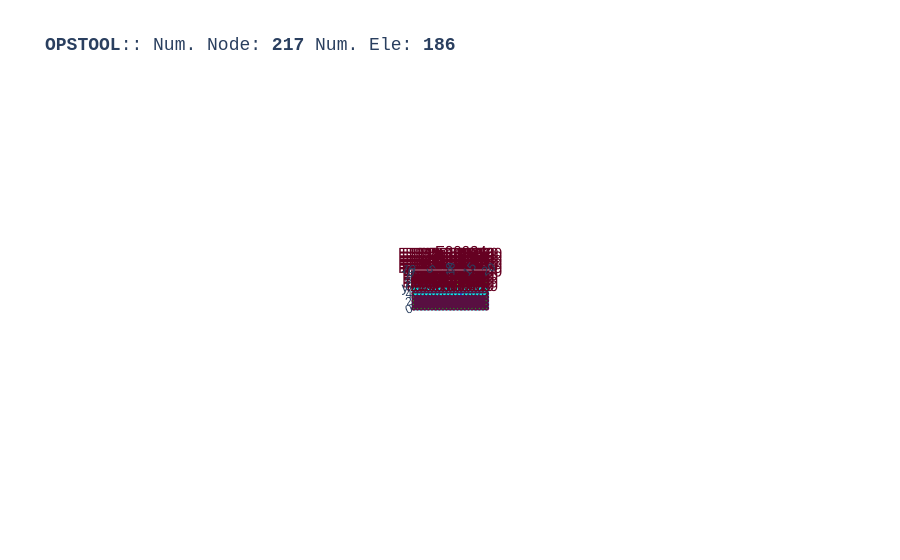

Here is the notebook cell this chart was saved with:
### Code cell
opst.vis.plotly.plot_model(show_node_numbering=False, show_ele_numbering=True, show_nodal_loads = False)

### Figure 1 — Plotly figure (JSON) as saved in the notebook; plotly's stock layout.template omitted (floating-point values rounded to 4 significant figures; data arrays with more than 128 entries replaced by an {"elided": "..."} marker saying what was removed)
{"data": [{"color": "#00FFFF", "hoverinfo": "skip", "i": {"elided": "344 int values"}, "j": {"elided": "344 int values"}, "k": {"elided": "344 int values"}, "name": "FourNodeQuadUP", "opacity": 1, "type": "mesh3d", "x": {"elided": "688 float values"}, "y": {"elided": "688 float values"}, "z": {"elided": "688 float values"}}, {"connectgaps": false, "hoverinfo": "skip", "line": {"color": "black", "width": 1}, "mode": "lines", "name": "Edge", "type": "scatter3d", "x": {"elided": "1032 float values"}, "y": {"elided": "1032 float values"}, "z": {"elided": "1032 float values"}}, {"connectgaps": false, "hoverinfo": "skip", "line": {"color": "#0652ff", "width": 5}, "mode": "lines", "name": "DispBeamColumn2d", "type": "scatter3d", "x": [13.0, 13.0, NaN, 13.0, 13.0, NaN, 13.0, 13.0, NaN, 13.0, 13.0, NaN, 13.0, 13.0, NaN, 13.0, 13.0, NaN, 13.0, 13.0, NaN, 13.0, 13.0, NaN, 13.0, 13.0, NaN], "y": [1.0, 2.0, NaN, 2.0, 3.0, NaN, 3.0, 4.0, NaN, 4.0, 5.0, NaN, 5.0, 6.0, NaN, 6.0, 7.0, NaN, 7.0, 8.0, NaN, 8.0, 9.0, NaN, 9.0, 10.0, NaN], "z": [0.0, 0.0, NaN, 0.0, 0.0, NaN, 0.0, 0.0, NaN, 0.0, 0.0, NaN, 0.0, 0.0, NaN, 0.0, 0.0, NaN, 0.0, 0.0, NaN, 0.0, 0.0, NaN, 0.0, 0.0, NaN]}, {"connectgaps": false, "hoverinfo": "skip", "line": {"color": "#39FF14", "width": 5}, "mode": "lines", "name": "ZeroLengthContact2D", "type": "scatter3d", "x": [13.0, 13.0, NaN, 13.0, 13.0, NaN, 13.0, 13.0, NaN, 13.0, 13.0, NaN, 13.0, 13.0, NaN], "y": [6.0, 6.0, NaN, 7.0, 7.0, NaN, 8.0, 8.0, NaN, 9.0, 9.0, NaN, 10.0, 10.0, NaN], "z": [0.0, 0.0, NaN, 0.0, 0.0, NaN, 0.0, 0.0, NaN, 0.0, 0.0, NaN, 0.0, 0.0, NaN]}, {"customdata": {"elided": "172 str values"}, "hovertemplate": "%{customdata}", "marker": {"color": "#00FFFF", "size": 3, "symbol": "diamond-open"}, "mode": "markers", "name": "FourNodeQuadUP", "type": "scatter3d", "x": {"elided": "172 float values"}, "y": {"elided": "172 float values"}, "z": {"elided": "172 float values"}}, {"customdata": ["eleTag: 8051<br>connectedNodes:<br> [233 234]", "eleTag: 8052<br>connectedNodes:<br> [234 235]", "eleTag: 8053<br>connectedNodes:<br> [235 236]", "eleTag: 8054<br>connectedNodes:<br> [236 237]", "eleTag: 8055<br>connectedNodes:<br> [237 238]", "eleTag: 8056<br>connectedNodes:<br> [238 239]", "eleTag: 8057<br>connectedNodes:<br> [239 240]", "eleTag: 8058<br>connectedNodes:<br> [240 241]", "eleTag: 8059<br>connectedNodes:<br> [241 242]"], "hovertemplate": "%{customdata}", "marker": {"color": "#0652ff", "size": 3, "symbol": "diamond-open"}, "mode": "markers", "name": "DispBeamColumn2d", "type": "scatter3d", "x": [13.0, 13.0, 13.0, 13.0, 13.0, 13.0, 13.0, 13.0, 13.0], "y": [1.5, 2.5, 3.5, 4.5, 5.5, 6.5, 7.5, 8.5, 9.5], "z": [0.0, 0.0, 0.0, 0.0, 0.0, 0.0, 0.0, 0.0, 0.0]}, {"customdata": ["eleTag: 90020<br>connectedNodes:<br> [238 141]", "eleTag: 90021<br>connectedNodes:<br> [239 162]", "eleTag: 90022<br>connectedNodes:<br> [240 183]", "eleTag: 90023<br>connectedNodes:<br> [241 204]", "eleTag: 90024<br>connectedNodes:<br> [242 225]"], "hovertemplate": "%{customdata}", "marker": {"color": "#39FF14", "size": 3, "symbol": "diamond-open"}, "mode": "markers", "name": "ZeroLengthContact2D", "type": "scatter3d", "x": [13.0, 13.0, 13.0, 13.0, 13.0], "y": [6.0, 7.0, 8.0, 9.0, 10.0], "z": [0.0, 0.0, 0.0, 0.0, 0.0]}, {"customdata": {"elided": "217 str values"}, "hovertemplate": "x: %{x}<br>y: %{y}<br>z: %{z} <br>nodeTag: %{customdata}", "marker": {"color": "#580f41", "size": 3, "symbol": "circle"}, "mode": "markers", "name": "Nodes", "type": "scatter3d", "x": {"elided": "217 float values"}, "y": {"elided": "217 float values"}, "z": {"elided": "217 float values"}}, {"mode": "text", "name": "Element Tag", "text": {"elided": "186 str values"}, "textfont": {"color": "#650021", "size": 15}, "type": "scatter3d", "x": {"elided": "186 float values"}, "y": {"elided": "186 float values"}, "z": {"elided": "186 float values"}}, {"connectgaps": false, "hoverinfo": "skip", "line": {"color": "#15b01a", "width": 1}, "mode": "lines", "name": "BC", "type": "scatter3d", "x": {"elided": "545 float values"}, "y": {"elided": "545 float values"}, "z": {"elided": "545 float values"}}, {"connectgaps": false, "hoverinfo": "skip", "line": {"color": "#FF1493", "width": 2.5}, "mode": "lines", "name": "mp constraint", "type": "scatter3d", "x": [13.0, 13.0, NaN, 13.0, 13.0, NaN, 13.0, 13.0, NaN, 13.0, 13.0, NaN, 13.0, 13.0, NaN], "y": [1.0, 1.0, NaN, 2.0, 2.0, NaN, 3.0, 3.0, NaN, 4.0, 4.0, NaN, 5.0, 5.0, NaN], "z": [0.0, 0.0, NaN, 0.0, 0.0, NaN, 0.0, 0.0, NaN, 0.0, 0.0, NaN, 0.0, 0.0, NaN]}, {"hoverinfo": "skip", "marker": {"color": "#39FF14", "size": 6}, "mode": "markers", "type": "scatter3d", "x": [13.0, 13.0, 13.0, 13.0, 13.0], "y": [6.0, 7.0, 8.0, 9.0, 10.0], "z": [0.0, 0.0, 0.0, 0.0, 0.0]}], "layout": {"autosize": true, "font": {"family": "Arial, sans-serif"}, "scene": {"aspectmode": "data", "camera": {"eye": {"x": 0, "y": -0.1, "z": 20}}, "dragmode": "pan", "xaxis": {"showbackground": false}, "yaxis": {"showbackground": false}, "zaxis": {"showbackground": true, "showgrid": true, "showticklabels": false, "ticks": "", "title": {"text": ""}, "visible": true}}, "showlegend": false, "title": {"font": {"family": "courier", "size": 18}, "text": "<b>OPSTOOL</b>:: Num. Node: <b>217</b> Num. Ele: <b>186</b>"}}}
